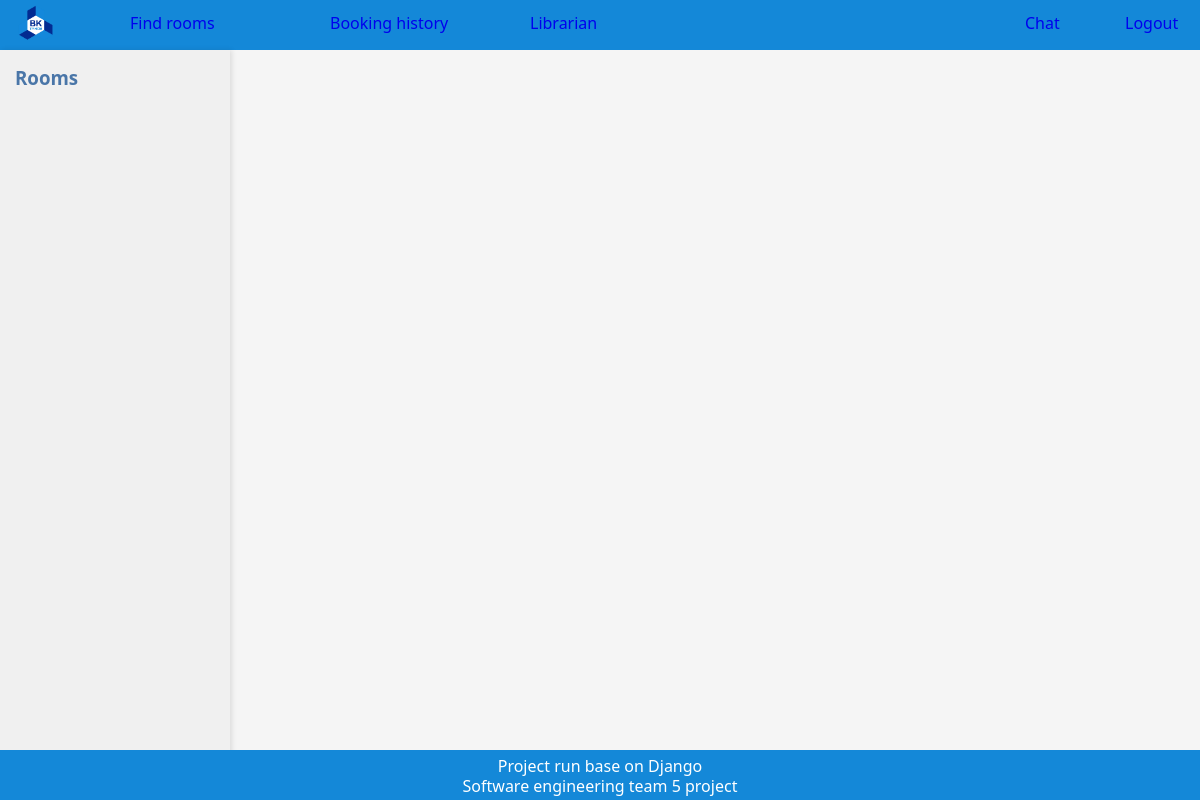
Page /chat/1/ (signed in) on the earlier database version.
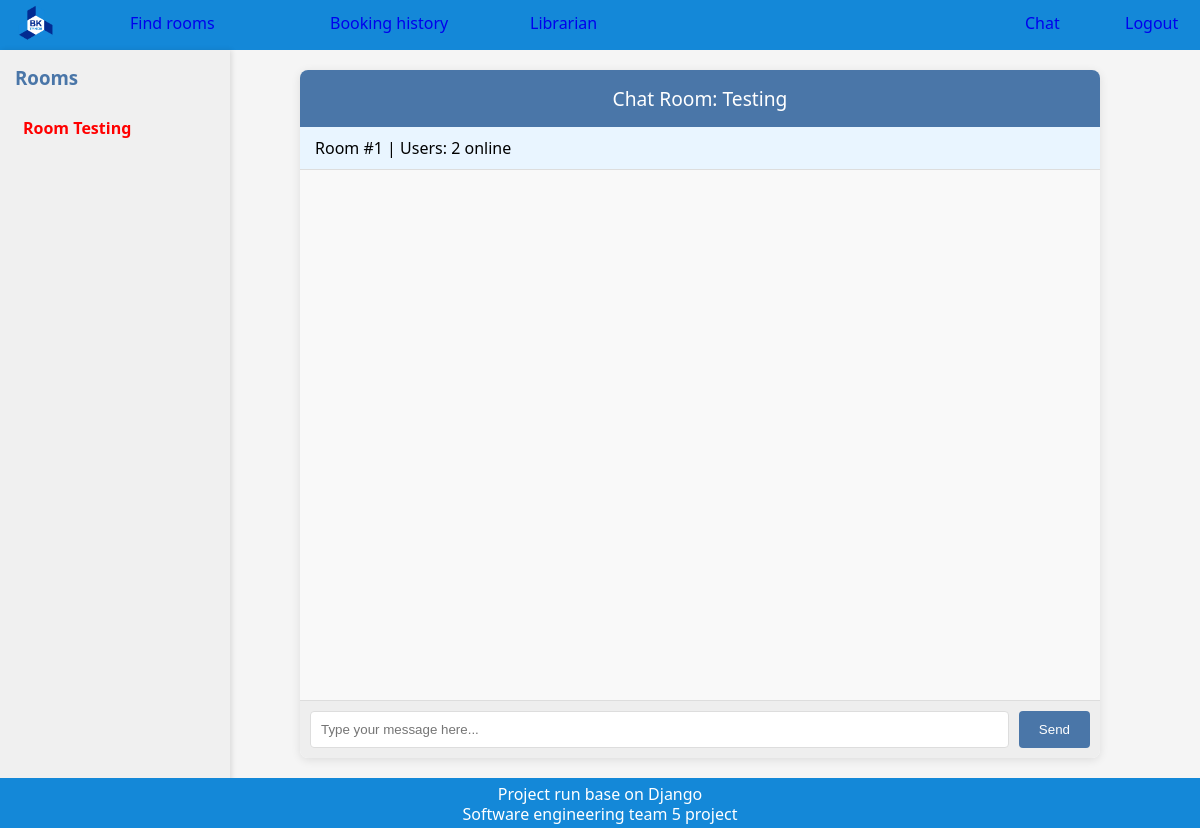
Same page on the later database version.
### chat_section/models.py (models this page shows, shortened)
class Room(models.Model):
    number = models.IntegerField(unique=True)
    name   = models.CharField(max_length=100)
    users = models.ManyToManyField(settings.AUTH_USER_MODEL)

### chat_section/views.py (the view, shortened to what this page needs)
# urls.py: path('<int:number>/', views.chat_rooms, name='chat_room'),
@login_required
def chat_rooms(request, number):
    all_rooms = Room.objects.filter(users=request.user).order_by('number')
    room = Room.objects.filter(users=request.user,number=number).first()
    message = None
    if room:
        message = Message.objects.filter(room=room)
    else:
        number = 0
    online_rooms = Room.objects.all()
    return render(request, 'chat_section/chat_rooms.html', {
        'room': room,
        'user': request.user,
        'messages': message,
        'all_rooms': all_rooms,
        'current_number': number,
        'online_rooms': online_rooms,
    })

### templates/chat_section/chat_rooms.html (shortened to what this page needs)
{% extends 'general_main.html' %}
{% block content %}
<!DOCTYPE html>
<html lang="en">
<head>
</head>
<body>
    <div class="sidebar" style = "margin-top: 50px;">
        <h3>Rooms</h3>
        {% for r in all_rooms %}
            {% if r.number == current_number %}
                <div class="room-link current-room">
                    Room {{ r.name }}
                </div>
            {% elif r.number in online_rooms %}
                <a href="{% url 'chat_rooms' number=r.number %}" class="room-link online-room">
                    Room {{ r.name }}
                </a>
            {% else %}
                <a href="/chat/{{ r.number }}" class="room-link offline-room">
                    Room {{ r.name }}
                </a>
            {% endif %}
        {% endfor %}
    </div>
	{% if not room %}
	{% else %}
    <div class="chat-container">
        <div class="chat-box">
            <div class="chat-header">
                Chat Room: {{ room.name }}
            </div>
            <div class="room-info">
                Room #{{ room.number }} |
                Users: {{ room.users.count|default:"0" }} online
            </div>
            <div id="chat-log">
            </div>
            <div class="chat-input">
                <input id="chat-message-input" type="text" placeholder="Type your message here...">
                <button id="chat-message-submit">Send</button>
            </div>
        </div>
    </div>
	{% endif %}
</body>
</html>
{% endblock %}

Differences in the rows shown:
added Room: name "Testing", number "1", users.count "2"
Other differences:
text now shown: "Chat Room: Room # | Users: online Send"
